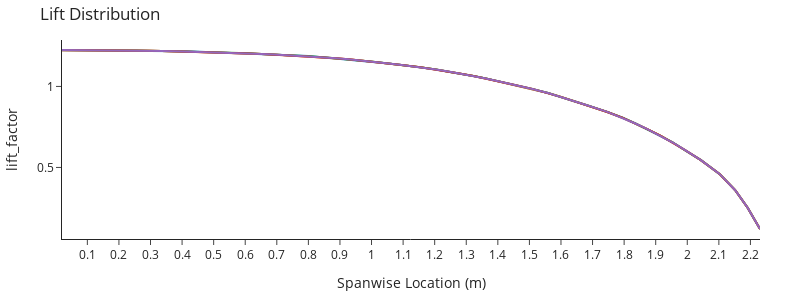

Write notebook code for a chart like this one.
### Code cell
fig = wing.plot().update_layout(
    template="simple_white",
    xaxis=dict(dtick=0.1),
    yaxis=dict(dtick=0.1),
    legend=dict(yanchor="top", y=0.7, xanchor="left", x=0.01)
)

y = np.linspace(0, wing.b / 2, 100)

fig2 = go.Figure()
for i, sloaddf in enumerate(sload_dfs):
    fig2.add_trace(
        go.Scatter(
            x=sloaddf.Yle,
            y=sloaddf.c_cl / sloaddf.c_cl.mean(),
            mode="lines",
            name=f"CL={cls[i]:.2f}",
        )
    )
fig2.update_layout(
    template="simple_white",
    title="Lift Distribution",    
    xaxis_title="Spanwise Location (m)",
    yaxis_title="lift_factor",
    width=800, height=300,
    xaxis=dict(dtick=0.1),
    margin=dict(l=40, r=40, t=40, b=40  ),
    legend=dict(visible=False)

)
